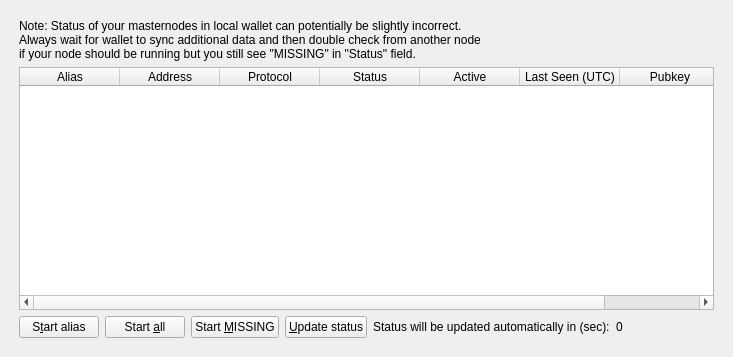
<?xml version="1.0" encoding="UTF-8"?>
<ui version="4.0">
 <class>MasternodeList</class>
 <widget class="QWidget" name="MasternodeList">
  <property name="geometry">
   <rect>
    <x>0</x>
    <y>0</y>
    <width>523</width>
    <height>357</height>
   </rect>
  </property>
  <property name="windowTitle">
   <string>Form</string>
  </property>
  <layout class="QVBoxLayout" name="topLayout">
   <property name="leftMargin">
    <number>10</number>
   </property>
   <property name="topMargin">
    <number>10</number>
   </property>
   <property name="rightMargin">
    <number>10</number>
   </property>
   <property name="bottomMargin">
    <number>10</number>
   </property>
    <item>
     <widget class="QWidget" name="tabMyMasternodes">
      <attribute name="title">
       <string>My Masternodes</string>
      </attribute>
      <layout class="QGridLayout" name="gridLayout_2">
       <item row="0" column="0">
        <layout class="QVBoxLayout" name="verticalLayout_2">
         <property name="bottomMargin">
          <number>0</number>
         </property>
         <item>
          <layout class="QHBoxLayout" name="horizontalLayout_note">
           <property name="bottomMargin">
            <number>0</number>
           </property>
           <item>
            <widget class="QLabel" name="updateNote">
             <property name="text">
              <string>Note: Status of your masternodes in local wallet can potentially be slightly incorrect.&lt;br /&gt;Always wait for wallet to sync additional data and then double check from another node&lt;br /&gt;if your node should be running but you still see &quot;MISSING&quot; in &quot;Status&quot; field.</string>
             </property>
            </widget>
           </item>
          </layout>
         </item>
         <item>
          <widget class="QTableWidget" name="tableWidgetMyMasternodes">
           <property name="minimumSize">
            <size>
             <width>695</width>
             <height>0</height>
            </size>
           </property>
           <property name="palette">
            <palette>
             <active>
              <colorrole role="Text">
               <brush brushstyle="SolidPattern">
                <color alpha="255">
                 <red>51</red>
                 <green>51</green>
                 <blue>51</blue>
                </color>
               </brush>
              </colorrole>
             </active>
             <inactive>
              <colorrole role="Text">
               <brush brushstyle="SolidPattern">
                <color alpha="255">
                 <red>51</red>
                 <green>51</green>
                 <blue>51</blue>
                </color>
               </brush>
              </colorrole>
             </inactive>
             <disabled>
              <colorrole role="Text">
               <brush brushstyle="SolidPattern">
                <color alpha="255">
                 <red>85</red>
                 <green>85</green>
                 <blue>85</blue>
                </color>
               </brush>
              </colorrole>
             </disabled>
            </palette>
           </property>
           <property name="editTriggers">
            <set>QAbstractItemView::NoEditTriggers</set>
           </property>
           <property name="alternatingRowColors">
            <bool>true</bool>
           </property>
           <property name="selectionMode">
            <enum>QAbstractItemView::SingleSelection</enum>
           </property>
           <property name="selectionBehavior">
            <enum>QAbstractItemView::SelectRows</enum>
           </property>
           <property name="sortingEnabled">
            <bool>true</bool>
           </property>
           <attribute name="horizontalHeaderStretchLastSection">
            <bool>true</bool>
           </attribute>
           <attribute name="ResizeMode">
            <enum>QHeaderView::Interactive</enum>
           </attribute>
           <column>
            <property name="text">
             <string>Alias</string>
            </property>
           </column>
           <column>
            <property name="text">
             <string>Address</string>
            </property>
           </column>
           <column>
            <property name="text">
             <string>Protocol</string>
            </property>
           </column>
           <column>
            <property name="text">
             <string>Status</string>
            </property>
           </column>
           <column>
            <property name="text">
             <string>Active</string>
            </property>
           </column>
           <column>
            <property name="text">
             <string>Last Seen (UTC)</string>
            </property>
           </column>
           <column>
            <property name="text">
             <string>Pubkey</string>
            </property>
           </column>
          </widget>
         </item>
         <item>
          <layout class="QHBoxLayout" name="horizontalLayout_5">
           <property name="bottomMargin">
            <number>0</number>
           </property>
           <item>
            <widget class="QPushButton" name="startButton">
             <property name="text">
              <string>S&amp;tart alias</string>
             </property>
            </widget>
           </item>
           <item>
            <widget class="QPushButton" name="startAllButton">
             <property name="text">
              <string>Start &amp;all</string>
             </property>
            </widget>
           </item>
           <item>
            <widget class="QPushButton" name="startMissingButton">
             <property name="text">
              <string>Start &amp;MISSING</string>
             </property>
            </widget>
           </item>
           <item>
            <widget class="QPushButton" name="UpdateButton">
             <property name="text">
              <string>&amp;Update status</string>
             </property>
            </widget>
           </item>
           <item>
            <widget class="QLabel" name="autoupdate_label">
             <property name="text">
              <string>Status will be updated automatically in (sec):</string>
             </property>
            </widget>
           </item>
           <item>
            <widget class="QLabel" name="secondsLabel">
             <property name="text">
              <string>0</string>
             </property>
            </widget>
           </item>
           <item>
            <spacer name="horizontalSpacer_5">
             <property name="orientation">
              <enum>Qt::Horizontal</enum>
             </property>
             <property name="sizeHint" stdset="0">
              <size>
               <width>40</width>
               <height>20</height>
              </size>
             </property>
            </spacer>
           </item>
          </layout>
         </item>
        </layout>
       </item>
      </layout>
     </widget>
    </item>
  </layout>
 </widget>
 <resources/>
 <connections/>
</ui>
